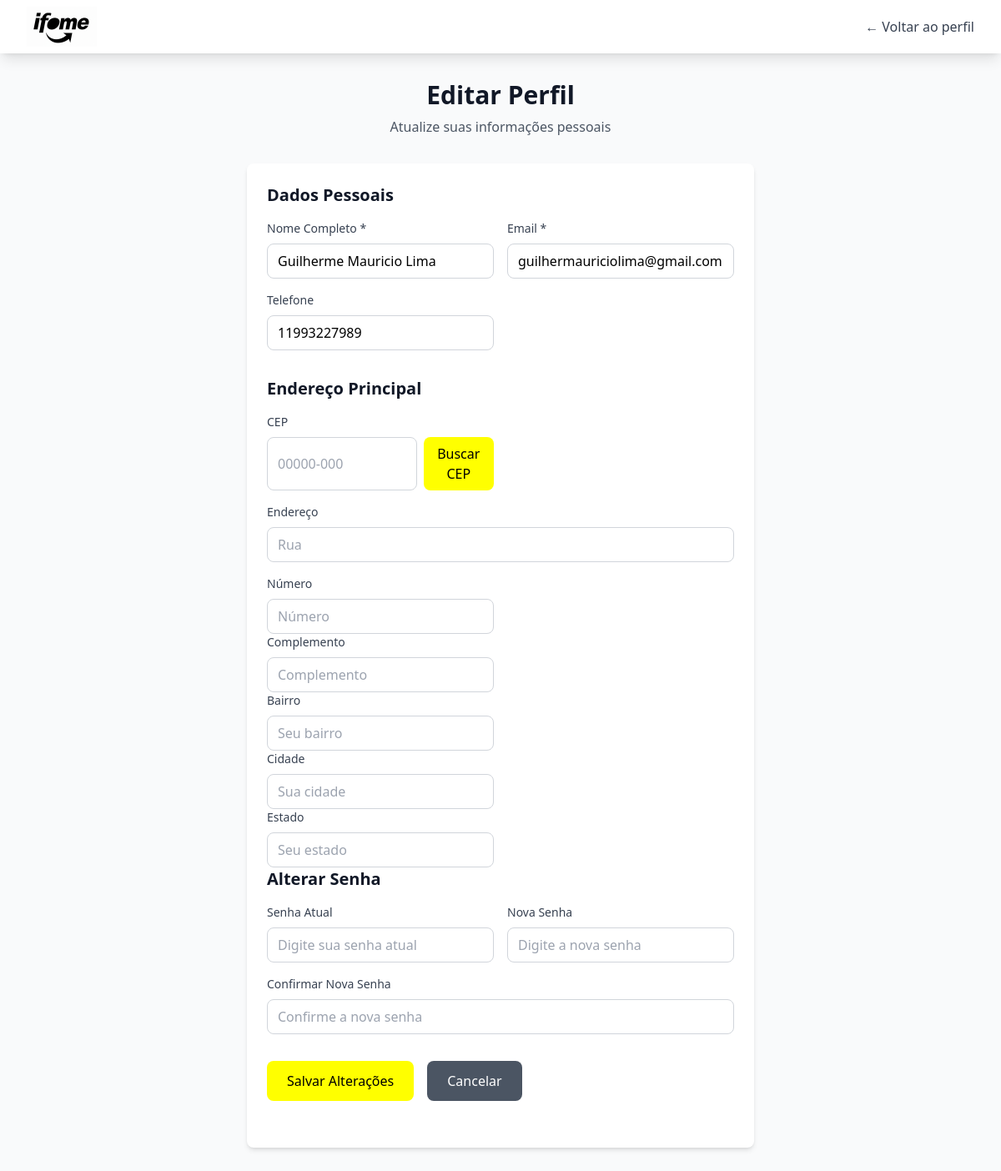
/editar-perfil (signed in), run on the app's committed database.
### src/models/usuarios_model.py (models this page shows, shortened)
class Usuarios(db.Model):
    __tablename__ = 'usuarios'
    id = db.Column(db.Integer, primary_key=True)
    nome = db.Column(db.String(100), nullable=False)
    email = db.Column(db.String(120), unique=True, nullable=False)
    senha = db.Column(db.String(200), nullable=False)
    telefone = db.Column(db.String(15), nullable=True)
    endereco_id = db.Column(db.Integer, db.ForeignKey('endereco.id'), nullable=True)
    endereco = db.relationship('Endereco', backref='usuario', uselist=False)

### src/controllers/usuarios.py (the view, shortened to what this page needs)
@usuarios_bp.route('/editar-perfil', methods=['GET', 'POST'])
def editar_perfil():
    if 'usuario_id' not in session:
        flash('Você precisa estar logado para acessar essa página.', 'error')
        return redirect(url_for('usuarios.login'))
    usuario = Usuarios.query.get(session['usuario_id'])
    return render_template('editar-perfil.html', usuario=usuario)

### src/templates/editar-perfil.html (shortened to what this page needs)
{% extends 'base.html' %}
{% block navbar %}
  {% include 'navbar2.html' %}
{% endblock %}
{% block content %}
    <div class="max-w-2xl mx-auto py-8 px-4 sm:px-6 lg:px-8">
        <div class="text-center mb-8">
            <h1 class="text-3xl font-bold text-gray-900">Editar Perfil</h1>
            <p class="text-gray-600 mt-2">Atualize suas informações pessoais</p>
        </div>
        <div class="bg-white rounded-lg shadow-md p-6">
            <form id="edit-profile-form" method="POST" action="{{ url_for('usuarios.editar_perfil') }}">
                <div class="mb-8">
                    <h2 class="text-xl font-semibold text-gray-900 mb-4">Dados Pessoais</h2>
                    <div class="grid grid-cols-1 md:grid-cols-2 gap-4">
                        <div>
                            <label for="nome" class="block text-sm font-medium text-gray-700 mb-2">Nome Completo *</label>
                            <input type="text" id="nome" name="nome" value="{{ usuario.nome }}" required
                                   class="w-full px-3 py-2 border border-gray-300 rounded-lg focus:outline-none focus:ring-2 focus:ring-yellow-99 focus:border-transparent"
                                   placeholder="Seu nome completo">
                        </div>
                        <div>
                            <label for="email" class="block text-sm font-medium text-gray-700 mb-2">Email *</label>
                            <input type="email" id="email" name="email" value="{{ usuario.email }}" required
                                   class="w-full px-3 py-2 border border-gray-300 rounded-lg focus:outline-none focus:ring-2 focus:ring-yellow-99 focus:border-transparent"
                                   placeholder="seu.email@example.com">
                        </div>
                        <div>
                            <label for="telefone" class="block text-sm font-medium text-gray-700 mb-2">Telefone</label>
                            <input type="tel" id="telefone" name="telefone" value="{{ usuario.telefone }}"
                                   class="w-full px-3 py-2 border border-gray-300 rounded-lg focus:outline-none focus:ring-2 focus:ring-yellow-99 focus:border-transparent"
                                   placeholder="(11) 99999-9999">
                        </div>
                    </div>
                </div>
                <div class="mb-8">
                    <h2 class="text-xl font-semibold text-gray-900 mb-4">Endereço Principal</h2>
                    <div class="grid grid-cols-1 md:grid-cols-2 gap-4">
                        <div>
                            <label for="cep" class="block text-sm font-medium text-gray-700 mb-2">CEP</label>
                            <div class="flex gap-2">
                                <input type="text" id="cep" name="cep" value="{{ usuario.endereco.cep if usuario.endereco else '' }}"
                                       class="w-full px-3 py-2 border border-gray-300 rounded-lg focus:outline-none focus:ring-2 focus:ring-yellow-99 focus:border-transparent"
                                       placeholder="00000-000">
                                <button type="button" id="btn-buscar-cep" class="bg-yellow-99 text-black px-4 py-2 rounded-lg font-medium hover:bg-yellow-99-dark transition duration-200">Buscar CEP</button>
                            </div>
                        </div>
                        <div class="md:col-span-2">
                            <label for="endereco" class="block text-sm font-medium text-gray-700 mb-2">Endereço</label>
                            <input type="text" id="endereco" name="endereco" value="{{ usuario.endereco.rua if usuario.endereco else '' }}"
                                   class="w-full px-3 py-2 border border-gray-300 rounded-lg focus:outline-none focus:ring-2 focus:ring-yellow-99 focus:border-transparent"
                                   placeholder="Rua">
                        </div>
                        <div>
                            <label for="numero" class="block text-sm font-medium text-gray-700 mb-2">Número</label>
                            <input type="text" id="numero" name="numero" value="{{ usuario.endereco.numero if usuario.endereco else '' }}"
                                   class="w-full px-3 py-2 border border-gray-300 rounded-lg focus:outline-none focus:ring-2 focus:ring-yellow-99 focus:border-transparent"
                                   placeholder="Número">
                        <div>
                        <div>
                            <label for="complemento" class="block text-sm font-medium text-gray-700 mb-2">Complemento</label>
                            <input type="text" id="complemento" name="complemento" value="{{ usuario.endereco.complemento if usuario.endereco else '' }}"
                                   class="w-full px-3 py-2 border border-gray-300 rounded-lg focus:outline-none focus:ring-2 focus:ring-yellow-99 focus:border-transparent"
                                   placeholder="Complemento">
                        </div>
                            <label for="bairro" class="block text-sm font-medium text-gray-700 mb-2">Bairro</label>
                            <input type="text" id="bairro" name="bairro" value="{{ usuario.endereco.bairro if usuario.endereco else '' }}"
                                   class="w-full px-3 py-2 border border-gray-300 rounded-lg focus:outline-none focus:ring-2 focus:ring-yellow-99 focus:border-transparent"
                                   placeholder="Seu bairro">
                        </div>
                        <div>
                            <label for="cidade" class="block text-sm font-medium text-gray-700 mb-2">Cidade</label>
                            <input type="text" id="cidade" name="cidade" value="{{ usuario.endereco.cidade if usuario.endereco else '' }}"
                                   class="w-full px-3 py-2 border border-gray-300 rounded-lg focus:outline-none focus:ring-2 focus:ring-yellow-99 focus:border-transparent"
                                   placeholder="Sua cidade">
                        </div>
                        <div>
                            <label for="estado" class="block text-sm font-medium text-gray-700 mb-2">Estado</label>
                            <input type="text" id="estado" name="estado" value="{{ usuario.endereco.estado if usuario.endereco else '' }}"
                                   class="w-full px-3 py-2 border border-gray-300 rounded-lg focus:outline-none focus:ring-2 focus:ring-yellow-99 focus:border-transparent"
                                   placeholder="Seu estado">
                        </div>
                    </div>
                </div>
                <div class="mb-8">
                    <h2 class="text-xl font-semibold text-gray-900 mb-4">Alterar Senha</h2>
                    <div class="grid grid-cols-1 md:grid-cols-2 gap-4">
                        <div>
                            <label for="senha-atual" class="block text-sm font-medium text-gray-700 mb-2">Senha Atual</label>
                            <input type="password" id="senha-atual" name="senha-atual"
                                   class="w-full px-3 py-2 border border-gray-300 rounded-lg focus:outline-none focus:ring-2 focus:ring-yellow-99 focus:border-transparent"
                                   placeholder="Digite sua senha atual">
                        </div>
                        <div>
                            <label for="nova-senha" class="block text-sm font-medium text-gray-700 mb-2">Nova Senha</label>
                            <input type="password" id="nova-senha" name="nova-senha"
                                   class="w-full px-3 py-2 border border-gray-300 rounded-lg focus:outline-none focus:ring-2 focus:ring-yellow-99 focus:border-transparent"
                                   placeholder="Digite a nova senha">
                        </div>
                        <div class="md:col-span-2">
                            <label for="confirmar-senha" class="block text-sm font-medium text-gray-700 mb-2">Confirmar Nova Senha</label>
                            <input type="password" id="confirmar-senha" name="confirmar-senha"
                                   class="w-full px-3 py-2 border border-gray-300 rounded-lg focus:outline-none focus:ring-2 focus:ring-yellow-99 focus:border-transparent"
                                   placeholder="Confirme a nova senha">
                        </div>
                    </div>
                </div>
                <div class="flex flex-col sm:flex-row gap-4">
                    <button type="submit" class="bg-yellow-99 text-black px-6 py-3 rounded-lg font-medium hover:bg-yellow-99-dark transition duration-200">
                        Salvar Alterações
                    </button>
                    <a href="perfil" class="bg-gray-600 text-white px-6 py-3 rounded-lg font-medium hover:bg-gray-700 transition duration-200 text-center">
                        Cancelar
                    </a>
                </div>
            </form>
        </div>
    </div>
    {% endblock content %}

### data on the page
Usuarios: nome "Guilherme Mauricio Lima", email "guilhermauriciolima@gmail.com", telefone "11993227989"
